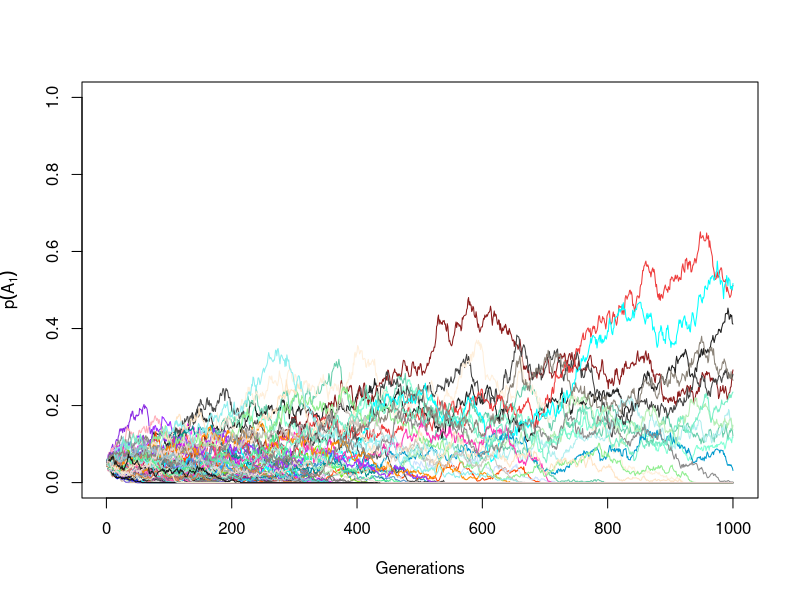

R code for this plot:
set.seed(1234)

# Parameters you can change directly.
N <- 1000
p0 <- 0.05
n_generations <- 1000
n_replicates <- 100

# Start with an empty plot and draw trajectories one at a time.
plot(
  NA,
  xlim = c(1, n_generations),
  ylim = c(0, 1),
  xlab = "Generations",
  ylab = expression(p(A[1]))
)

# Store the final frequency from each replicate so we can inspect the outcome.
final_freqs <- numeric(n_replicates)

# Repeat the Wright–Fisher process many times.
for (replicate in seq_len(n_replicates)) {
  # Start each replicate at the same initial allele frequency.
  p <- p0
  freq <- numeric(n_generations)

  # Each generation is a binomial sample of 2N gene copies.
  for (generation in seq_len(n_generations)) {
    A1 <- rbinom(1, size = 2 * N, prob = p)
    p <- A1 / (2 * N)
    freq[generation] <- p
  }

  # Add this replicate's trajectory to the existing plot.
  lines(freq, col = sample(colours(), 1))

  # Save the final allele frequency for this replicate.
  final_freqs[replicate] <- freq[n_generations]
}

# Print a small summary table of the final frequencies.
final_p <- data.frame(
  replicate = seq_len(n_replicates),
  final_frequency = final_freqs
)
